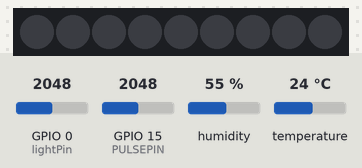
This sketch was run on a simulated ESP32. Shown: 9 RGB LEDs in strip order, left to right. The test bench sets the inputs (shaded band); at power-on: GPIO 0 (lightPin) = 2048, GPIO 15 (PULSEPIN) = 2048, humidity 55 %, temperature 24 °C. Dim RGB values are drawn brighter than linear; nothing arrives over Bluetooth unless stated; a phone connects over Bluetooth LE 3 s after start; what the sketch prints to the serial monitor is not drawn.

Above: at 2.2 s.
2.3 s: GPIO 0 (lightPin) set to 725
3.8 s: GPIO 0 (lightPin) set to 647
At 4.8 s:
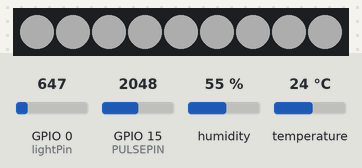
7.0 s: GPIO 0 (lightPin) set to 1228
At 7.07 s:
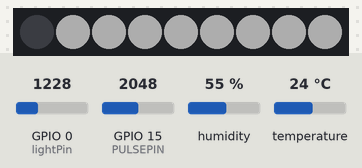
8.6 s: GPIO 0 (lightPin) set to 122
At 8.73 s:
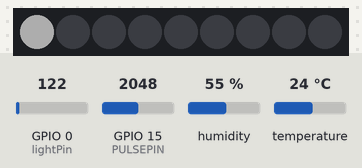
10.2 s: GPIO 0 (lightPin) set to 2866
At 11.6 s:
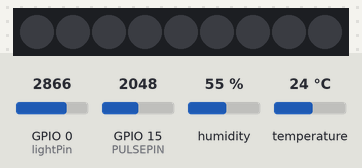
Timing chart, 0 to 12.9 s (numbered marks = the images above; inputs shaded):
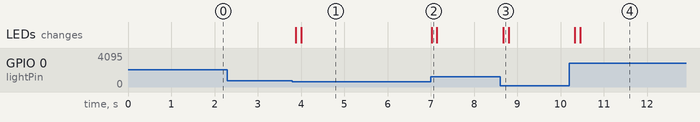

Measured:
- the behaviour switches between 700 and 699 on GPIO 0 (lightPin) (found by bisection; images 0 and 1)
- after the input at 2.3 s, every drawn part: stays the same
- after the input at 3.8 s, the LEDs: first change after 0.08 s (image 1 shows a later state)
- after the input at 7.0 s, the LEDs: change at once (image 2)
- after the input at 8.6 s, the LEDs: change after 0.07 s (image 3)
- after the input at 10.2 s, the LEDs: first change after 0.13 s (image 4 shows a later state)

The sketch:

EspIRUN.ino
```cpp
#include "DHT.h"
#include <Adafruit_NeoPixel.h>
#include <BLEDevice.h>
#include <BLEUtils.h>
#include <BLEServer.h>
#include <string>
#include <BLE2902.h>

#define LEDPIN 16
#define NUMPIXELS 9
#define PULSEPIN 15


Adafruit_NeoPixel strip = Adafruit_NeoPixel(NUMPIXELS, LEDPIN, NEO_GRB + NEO_KHZ800);


#define DHTPIN 4


#define DHTTYPE DHT11   // DHT 11
int lightPin = 0;
int isOn = 0;

DHT dht(DHTPIN, DHTTYPE);


int averageTreshold = 0 ;

#define SERVICE_UUID        "4fafc201-1fb5-459e-8fcc-c5c9c331914b"

#define TMP_UUID            "beb5483e-36e1-4688-b7f5-ea07361b26a8"
#define PULSE_UUID          "a8985fda-51aa-4f19-a777-71cf52abba1e"
#define HUM_UUID            "e94f85c8-7f57-4dbd-b8d3-2b56e107ed60"

BLECharacteristic* pCharacteristicTMP = NULL;

BLECharacteristic* pCharacteristicPULSE = NULL;

BLECharacteristic* pCharacteristicHUM = NULL;

class MyCallbacks: public BLECharacteristicCallbacks {
    void onWrite(BLECharacteristic *pCharacteristic) {
      std::string value = pCharacteristic->getValue();

      if (value.length() > 0) {
        Serial.println("*********");
        Serial.print("New value: ");
        for (int i = 0; i < value.length(); i++)
          Serial.print(value[i]);

        Serial.println();
        Serial.println("*********");
      }
    }
};


void setup() {
  strip.begin();
  strip.show();
  Serial.begin(115200);
  dht.begin();

  int l = analogRead(lightPin);
  for(int i=0;i<5;i++){
    averageTreshold = averageTreshold + l;
    delay(200);
  }
  averageTreshold /= 5;

  BLEDevice::init("iRUN");
  BLEServer *pServer = BLEDevice::createServer();

  BLEService *pService = pServer->createService(SERVICE_UUID);
  //TMP
  pCharacteristicTMP = pService->createCharacteristic(
                                         TMP_UUID,
                                         BLECharacteristic::PROPERTY_READ |
                                         BLECharacteristic::PROPERTY_WRITE | BLECharacteristic::PROPERTY_NOTIFY
                                       );
  pCharacteristicTMP->addDescriptor(new BLE2902());
  pCharacteristicTMP->setCallbacks(new MyCallbacks());

  //PULSE
  pCharacteristicPULSE = pService->createCharacteristic(
                                         PULSE_UUID,
                                         BLECharacteristic::PROPERTY_READ |
                                         BLECharacteristic::PROPERTY_WRITE | BLECharacteristic::PROPERTY_NOTIFY
                                       );

  pCharacteristicPULSE->addDescriptor(new BLE2902());
  pCharacteristicPULSE->setCallbacks(new MyCallbacks());

  //HUM
  pCharacteristicHUM = pService->createCharacteristic(
                                         HUM_UUID,
                                         BLECharacteristic::PROPERTY_READ |
                                         BLECharacteristic::PROPERTY_WRITE | BLECharacteristic::PROPERTY_NOTIFY
                                       );
  pCharacteristicHUM->addDescriptor(new BLE2902());
  pCharacteristicHUM->setCallbacks(new MyCallbacks());

  pService->start();

  // ----- Advertising

  BLEAdvertising *pAdvertising = pServer->getAdvertising();

  BLEAdvertisementData adv;
  adv.setName("iRUN");
  //adv.setCompleteServices(BLEUUID(SERVICE_UadUID));
  pAdvertising->setAdvertisementData(adv);

  BLEAdvertisementData adv2;
  //adv2.setName(devName.c_str());
  adv2.setCompleteServices(BLEUUID(SERVICE_UUID));
  //Serial.println("BLEUUID" + BLEUUID(SERVICE_UUID));
  pAdvertising->setScanResponseData(adv2);

  pAdvertising->start();
}

void loop() {

  uint8_t h = dht.readHumidity();
  uint8_t t = dht.readTemperature();

  int l = analogRead(lightPin);
  int p = analogRead(PULSEPIN);
  Serial.println(p);

  int lightTreshold = 700 ;


  //TMP
  //uint8_t tmp1d = t+48;
  //uint8_t tmp2d = t%10+48;
  char tmpString[8];
  dtostrf(t, 1, 2, tmpString);
  pCharacteristicTMP->setValue(tmpString);
  pCharacteristicTMP->notify();
  //PULSE
  p = p/30;
  char pulseString[8];
  dtostrf(p, 1, 2, pulseString);
  pCharacteristicPULSE->setValue(pulseString);
  pCharacteristicPULSE->notify();
  //HUM
  char humString[8];
  dtostrf(h, 1, 2, humString);
  pCharacteristicHUM->setValue(humString);
  pCharacteristicHUM->notify();


  delay(10);


//    if(isOn==1){
//      lightTreshold += 130;
//    }

    if(l<lightTreshold){
    //if(l<lightTreshold){
        for(int i=0;i<NUMPIXELS;i++){
        strip.setPixelColor(i, 50, 50, 50);
        strip.show();
        delay(15);
        }
        isOn = 1;
    }
    else{
        for(int i=0;i<NUMPIXELS;i++){
        strip.setPixelColor(i, 0, 0, 0);
        strip.show();
        delay(15);
        }
        isOn = 0;
    }


}
```
